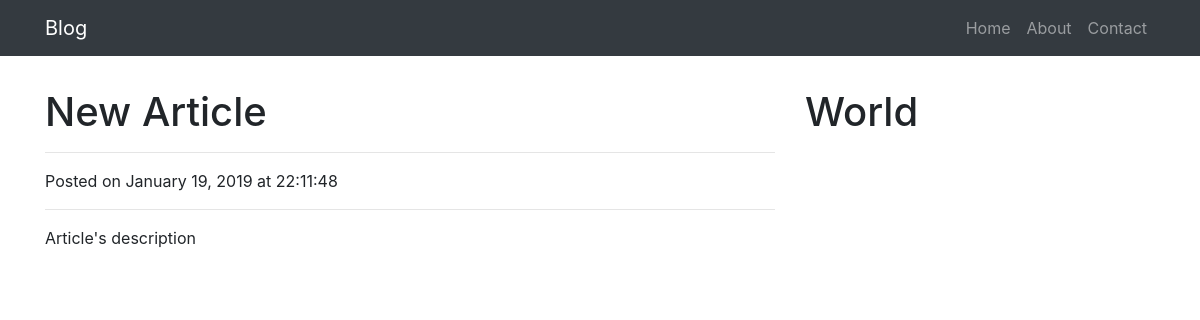
Before: / with the older database file.
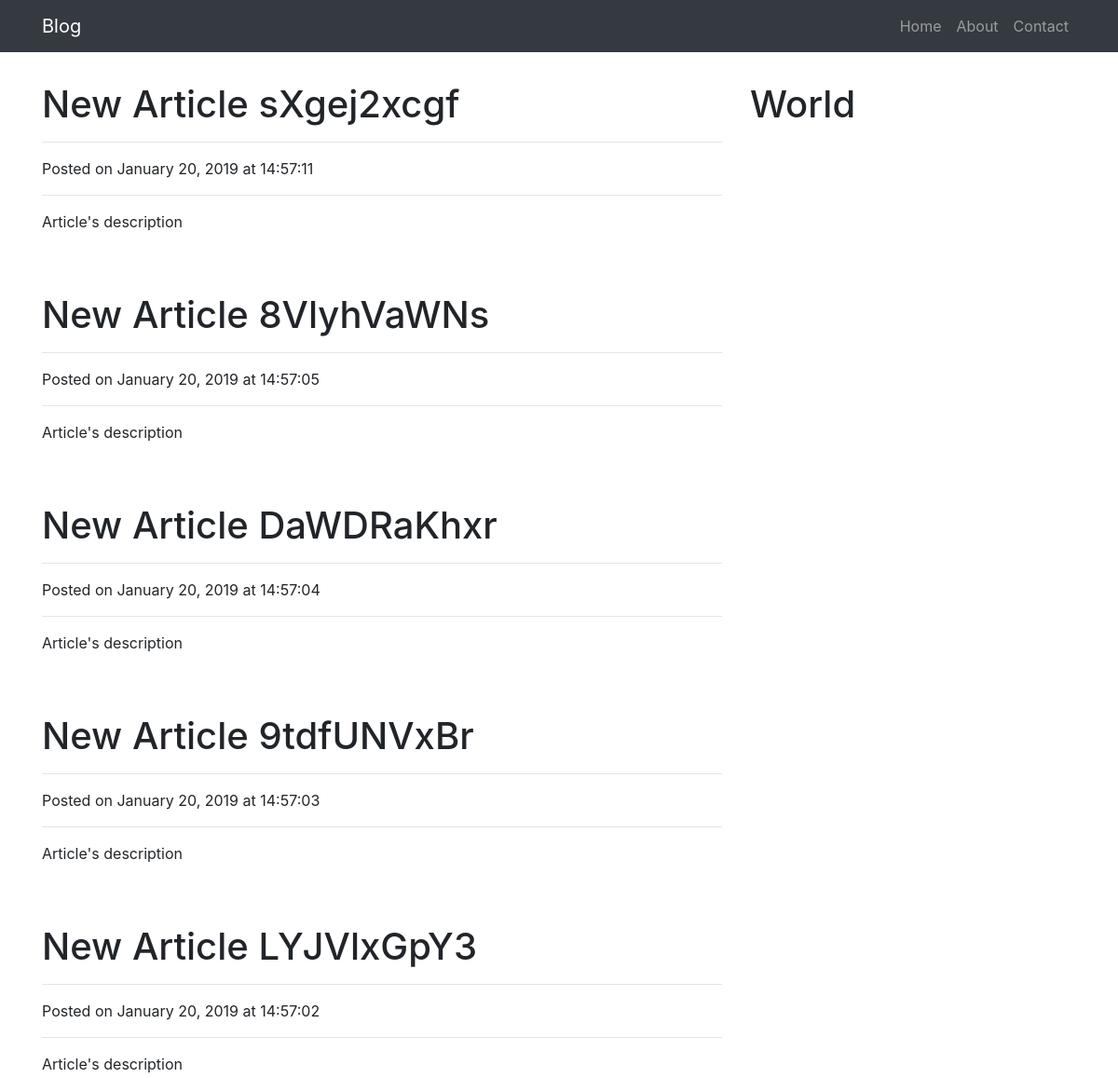
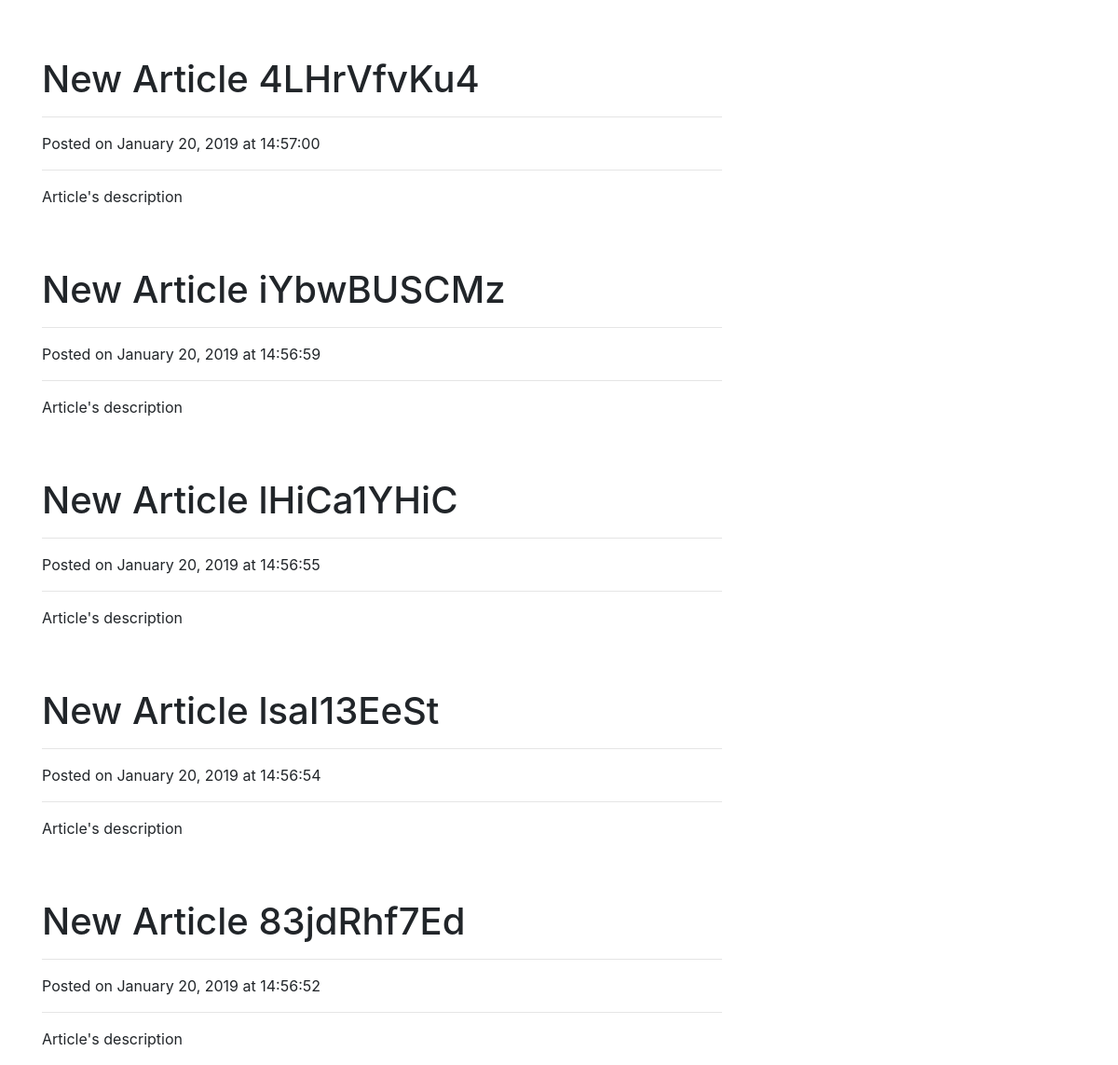
After: the same page with the newer database file (2 pictures, top to bottom).
### app/mod_blog/models.py (models this page shows, shortened)
class Base(db.Model):
    __abstract__ = True
    id = db.Column(db.Integer, primary_key=True)
    date_created = db.Column(db.DateTime, default=db.func.current_timestamp())
    date_modified = db.Column(
        db.DateTime,
        default=db.func.current_timestamp(),
        onupdate=db.func.current_timestamp())

class Blog(Base):
    __tablename__ = 'blog_article'
    title = db.Column(db.String(50), nullable=False)
    body = db.Column(db.String(), nullable=False)

### app/mod_blog/controllers.py (the view)
@mod_blog.route('/')
@mod_blog.route('/page/<int:page>')
def index(page=1):
    limit = 10
    offset = limit * (page - 1)
    articles = Blog.query.order_by(desc(Blog.date_modified))\
        .offset(offset).limit(limit)
    return render_template('blog/index.html', articles=articles)

### app/mod_blog/controllers.py (called while the page is built)
@app.template_filter('format_date')
def format_date(date):
    MONTHS = [
        'January', 'February', 'March', 'April', 'May', 'June', 'July',
        'August', 'September', 'October', 'November', 'December'
    ]
    date = str(date)  # Convert the date to string
    date_arr = date.split(' ')  # Split into two parts
    date_date = date_arr[0].split('-')  # Split the date
    date_hour = date_arr[1]
    date_year = date_date[0]
    date_month = MONTHS[int(date_date[1]) - 1]
    date_day = date_date[2]
    return f'{date_month} {date_day}, {date_year} at {date_hour}'

### app/templates/blog/index.html
{% extends('base.html') %}
{% block content %}
<div class="row">
    <div class="col-md-8">
        {% for article in articles %}
            <div class="article">
                <div class="article-header">
                    <h1>{{ article.title }}</h1>
                </div>
                <hr />
                <span>Posted on {{ article.date_created | format_date }}</span>
                <hr />
                <p>{{ article.body }}</p>
            </div>
        {% endfor %}
    </div>
    <div class="col-md-4">
        <h1>World</h1>
    </div>
</div>
{% endblock %}

### app/templates/base.html (shortened to what this page needs)
<!DOCTYPE html>
<html>
    {% block head %}
    <head>
        <link rel="stylesheet" href="https://stackpath.bootstrapcdn.com/bootstrap/4.2.1/css/bootstrap.min.css">
        <link rel="stylesheet" href="{{ url_for('static', filename='global.css') }}" />
    </head>
    {% endblock %}
    <body>
        {% block navbar %}
            <nav class="navbar navbar-expand-md navbar-dark bg-dark">
                <div class="container">
                    <a class="navbar-brand" href="/">Blog</a>
                    <div class="collapse navbar-collapse" id="navbarNavAltMarkup" style="justify-content: flex-end">
                        <ul class="nav navbar-nav">
                            <li class="nav-item">
                                <a class="nav-link" href="/">Home</a>
                            </li>
                            <li class="nav-item">
                                <a class="nav-link" href="/about">About</a>
                            </li>
                            <li class="nav-item">
                                <a class="nav-link" href="/about">Contact</a>
                            </li>
                        </ul>
                    </div>
                </div>
            </nav>
        {% endblock %}
        {% block body %}
            <div class="container">
                <div class="body-content">
                    {% block content %}{% endblock %}
                </div>
            </div>
        {% endblock %}
    </body>
</html>

### app/static/global.css (style rules this page uses)
.article { margin-top: 4em; }
.article:first-child { margin-top: 0; }
.body-content { padding-top: 2em; }

Changed rows visible on the page:
no longer on this page (row edited): Blog: title "New Article", date_created "January 19, 2019 at 22:11:48", body "Article's description"
added Blog: title "New Article sXgej2xcgf", date_created "January 20, 2019 at 14:57:11", body "Article's description"
added Blog: title "New Article 8VlyhVaWNs", date_created "January 20, 2019 at 14:57:05", body "Article's description"
added Blog: title "New Article DaWDRaKhxr", date_created "January 20, 2019 at 14:57:04", body "Article's description"
added Blog: title "New Article 9tdfUNVxBr", date_created "January 20, 2019 at 14:57:03", body "Article's description"
added Blog: title "New Article LYJVlxGpY3", date_created "January 20, 2019 at 14:57:02", body "Article's description"
added Blog: title "New Article 4LHrVfvKu4", date_created "January 20, 2019 at 14:57:00", body "Article's description"
added Blog: title "New Article iYbwBUSCMz", date_created "January 20, 2019 at 14:56:59", body "Article's description"
added Blog: title "New Article lHiCa1YHiC", date_created "January 20, 2019 at 14:56:55", body "Article's description"
added Blog: title "New Article lsaI13EeSt", date_created "January 20, 2019 at 14:56:54", body "Article's description"
added Blog: title "New Article 83jdRhf7Ed", date_created "January 20, 2019 at 14:56:52", body "Article's description"
